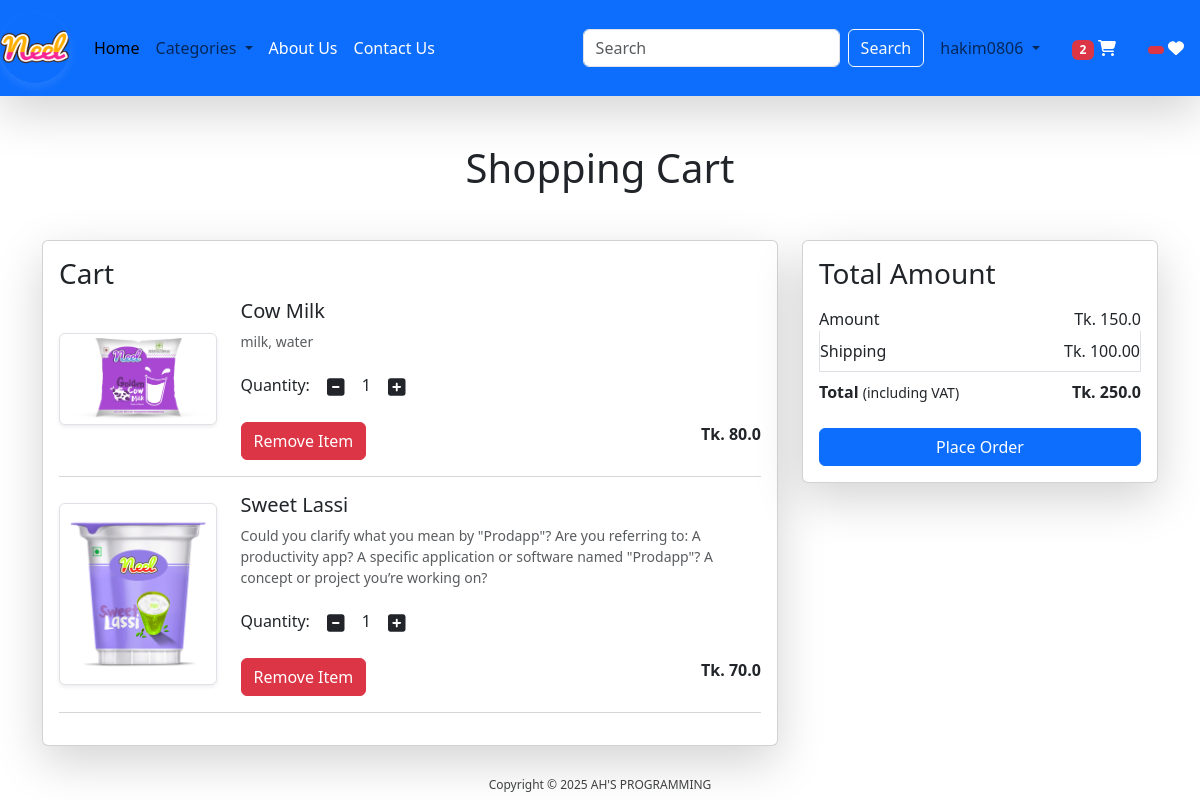
The page /cart/ (signed in) on the database its author committed.
### app/models.py (models this page shows, shortened)
class Cart(models.Model):
    user = models.ForeignKey(User, on_delete=models.CASCADE)
    product = models.ForeignKey(Product, on_delete=models.CASCADE)
    quantity = models.PositiveIntegerField(default=1)  # Changed to PositiveIntegerField

class Product(models.Model):
    title = models.CharField(max_length=100)
    selling_price = models.FloatField()
    discounted_price = models.FloatField()
    description = models.TextField()
    composition = models.TextField(default='')
    prodapp = models.TextField(default='')
    category = models.CharField(choices=CATEGORY_CHOICE, max_length=5)
    product_image = models.ImageField(upload_to='product')

### app/views.py (the view)
# urls.py: path('cart/',views.show_cart, name='showcart'),
@login_required
def show_cart(request):
    user = request.user
    cart = Cart.objects.filter(user = user)
    amount = 0
    for p in cart:
        value = p.quantity * p.product.discounted_price
        amount = amount + value
    totalamount = amount + 100
    totalitem = 0
    if request.user.is_authenticated:
        totalitem = len(Cart.objects.filter(user = request.user))
    item_in_wishlist = 0
    if request.user.is_authenticated:
        item_in_wishlist = len(Wishlist.objects.filter(user = request.user))
    return render(request, 'app/addtocart.html',locals())

### app/templates/app/addtocart.html (shortened to what this page needs)
{% extends 'app/base.html' %}
{% load static %}
{% block main-content %}
<div class="container my-5">
    <div class="row">
        {% if cart %}
        <h1 class="text-center mb-5 cart-title">Shopping Cart</h1>
        <div class="col-sm-8">
            <div class="card cart-card shadow-lg">
                <div class="card-body">
                    <h3>Cart</h3>
                    {% for item in cart %}
                    <div class="row cart-item" id="cart-item-{{ item.product.id }}">
                        <div class="col-sm-3 text-center align-self-center">
                            <img src="{{ item.product.product_image.url }}" class="img-fluid img-thumbnail shadow-sm" alt="{{ item.product.title }}">
                        </div>
                        <div class="col-sm-9">
                            <h5>{{ item.product.title }}</h5>
                            <p class="mb-2 text-muted small">{{ item.product.prodapp }}</p>
                            <div class="my-3">
                                <label for="quantity" class="quantity-label">Quantity:</label>
                                <a class="minus-cart btn" pid="{{ item.product.id }}">
                                    <i class="fas fa-minus-square fa-lg"></i>
                                </a>
                                <span id="quantity-{{ item.product.id }}" class="quantity-number">{{ item.quantity }}</span>
                                <a class="plus-cart btn" pid="{{ item.product.id }}">
                                    <i class="fas fa-plus-square fa-lg"></i>
                                </a>
                            </div>
                            <div class="d-flex justify-content-between">
                                <a href="{% url 'removecart' %}?prod_id={{ item.product.id }}" class="remove-cart btn btn-danger mr-3">Remove Item</a>
                                <p class="mb-0">
                                    <span><strong>Tk. {{ item.product.discounted_price }}</strong></span>
                                </p>
                            </div>
                        </div>
                    </div>
                    <hr class="text-muted">
                    {% endfor %}
                </div>
            </div>
        </div>
        <div class="col-sm-4">
            <div class="card summary-card shadow-lg">
                <div class="card-body">
                    <h3>Total Amount</h3>
                    <ul class="list-group">
                        <li class="list-group-item d-flex justify-content-between align-items-center border-0 px-0 pb-0">
                            Amount <span id="amount">Tk. {{ amount }}</span>
                        </li>
                        <li class="list-group-item d-flex justify-content-between align-items-center px-0">
                            Shipping <span>Tk. 100.00</span>
                        </li>
                        <li class="list-group-item d-flex justify-content-between align-items-center border-0 px-0 mb-3">
                            <div>
                                <strong>Total</strong> <small>(including VAT)</small>
                            </div>
                            <span id="totalamount"><strong>Tk. {{ totalamount }}</strong></span>
                        </li>
                    </ul>
                    <div class="d-grid">
                        <a href="{% url 'checkout' %}" class="btn btn-primary">Place Order</a>
                    </div>
                </div>
            </div>
        </div>
        {% else %}
        <h1 class="text-center mb-5">Cart is Empty</h1>
        {% endif %}
    </div>
</div>
{% endblock main-content %}

### app/templates/app/base.html (shortened to what this page needs)
{% load static %}
<!DOCTYPE html>
<html lang="en">
<head>
    <link href="https://cdn.jsdelivr.net/npm/bootstrap@5.3.3/dist/css/bootstrap.min.css" rel="stylesheet"
>
    <link rel="stylesheet" href="{% static 'app/css/owl.carousel.min.css'%}">
    <link rel="stylesheet" href="{% static 'app/css/all.min.css'%}">
    <link rel="stylesheet" href="{% static 'app/css/style.css' %}">
    <link rel="stylesheet" href="https://cdnjs.cloudflare.com/ajax/libs/font-awesome/6.0.0-beta3/css/all.min.css">
</head>
<body>
   <nav class="navbar navbar-expand-lg navbar-light bg-primary shadow-lg" >
      <div class="container-fluid">
        <a class="navbar-brand" href="#">
    <img src="{% static 'app/images/Neel.png' %}" height="70" width="70" class="logo">
</a>
        <div class="collapse navbar-collapse" id="navbarSupportedContent">
          <ul class="navbar-nav me-auto mb-2 mb-lg-0">
            {% if request.user.is_authenticated %}
            <li class="nav-item">
              <a class="nav-link active" aria-current="page"  href="/">Home</a>
            </li>
            <li class="nav-item dropdown">
              <a class="nav-link dropdown-toggle" href="#" role="button" data-bs-toggle="dropdown" aria-expanded="false">
                Categories
              </a>
            </li>
            <li class="nav-item">
              <a class="nav-link text-white" href="{% url 'about' %}">About Us</a>
            </li>
            <li class="nav-item">
              <a class="nav-link text-white" href="{% url 'contact' %}">Contact Us</a>
            </li>
          </ul>
          <form class="d-flex" role="search" action="/search">
            <input class="form-control me-2" type="search" placeholder="Search" name="search" aria-label="Search">
            <button class="btn btn-outline-light" type="submit">Search</button>
          </form>
        </div>
        <ul class="navbar-nav me-auto mb-2 mb-lg-0">
          <li class="nav-item dropdown mx-2">
            <a class="nav-link dropdown-toggle" href="#" role="button" data-bs-toggle="dropdown" aria-expanded="false">
              {{request.user}}
            </a>
          </li>
          <li class="nav-item dropdown mx-2">
            <a class="nav-link text-white" href="{% url 'showcart' %}">
                <span class="badge bg-danger">
                    {% if totalitem > 0 %}{{ totalitem }}{% endif %}
                </span>
                <i class="fa fa-shopping-cart"></i>
            </a>
          </li>
                <li class="nav-item dropdown mx-2">
                    <a class="nav-link text-white" href="{% url 'wishlist' %}"> <span class="badge bg-danger"> {% if item_in_wishlist > 0 %}{{item_in_wishlist}} {% endif %} </span> <i class="fa fa-heart"></i></a>
                </li>
          {% endif %}
        </ul>
      </div>
    </nav>
    {% block main-content %} {% endblock main-content %}
    <footer class="container-fluid fixed-bottom">
        <div class="text-center">
            <span>
                Copyright &copy;
                <script>document.write(new Date().getFullYear())</script> AH'S PROGRAMMING
            </span>
        </div>
    </footer>
</body>
</html>

### app/templates/app/base.html (style rules this page uses)
.navbar-brand { position: relative; }
.logo { transition: transform 0.3s ease, filter 0.3s ease; cursor: pointer; border-radius: 50%; box-shadow: 0 4px 10px rgba(255, 253, 253, 0.1); }
.logo { animation: bounce 2s infinite; }
footer { padding: 5px 0; }
.text-center span { font-size: 12px; color:rgb(62, 64, 65); padding: 0; }
.container-fluid { padding-left: 0; padding-right: 0; }

### rows shown on the page
Cart: product.product_image (picture), product "Cow Milk", product.prodapp "milk, water", quantity "1", product.discounted_price "80.0"
Cart: product.product_image (picture), product "Sweet Lassi", product.prodapp "Could you clarify what you mean by \"Prodapp\"? Are you referring to: A productivity app? A specific application or software named \"Prodapp\"? A concept or project you’re working on?", quantity "1", product.discounted_price "70.0"

### other values the page prints
{{ request.user }} "hakim0806"
{{ totalitem }} "2"
{{ amount }} "150.0"
{{ totalamount }} "250.0"
